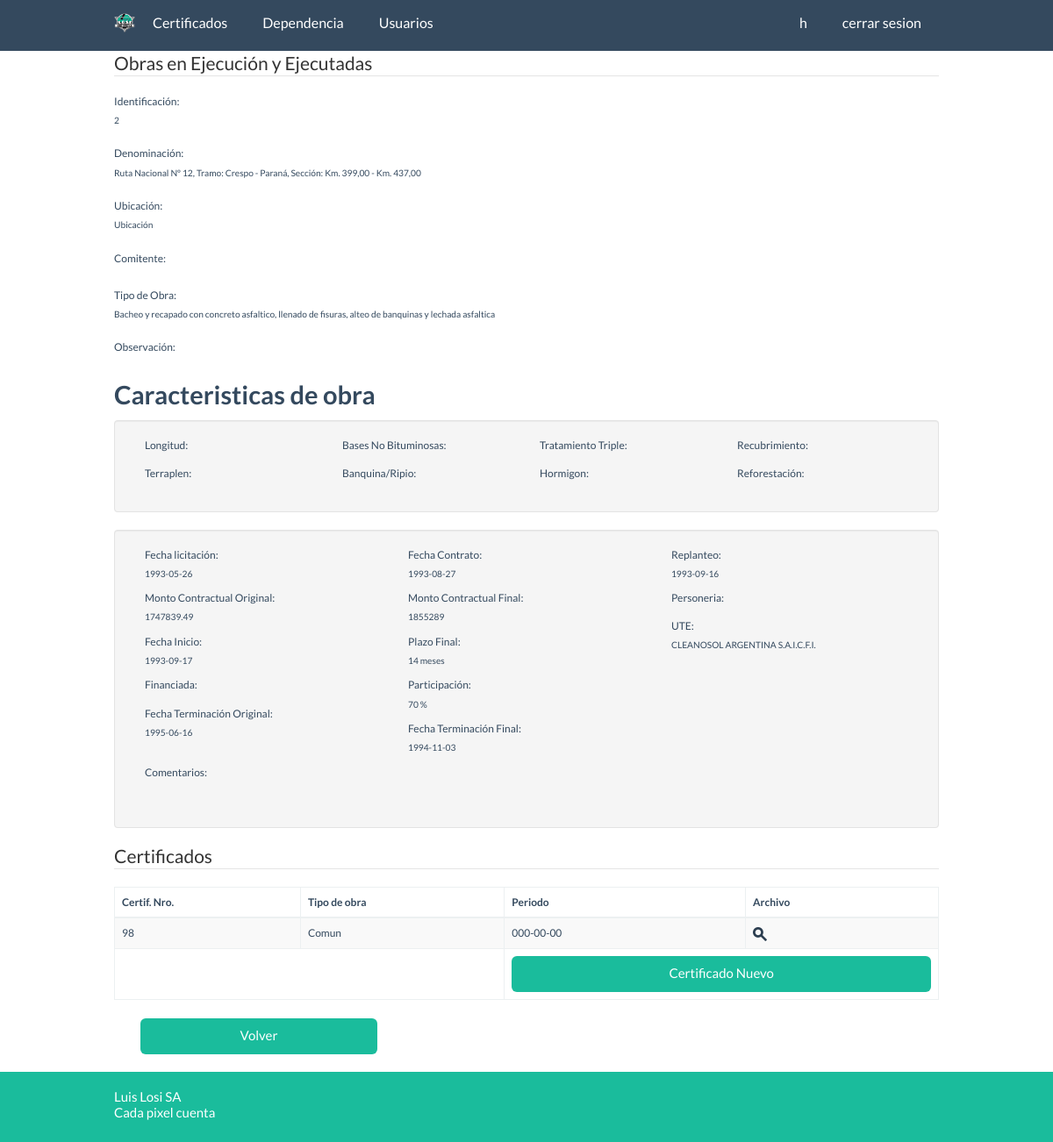
The page /obras/muestra.php?id=2 (signed in) on the database its author committed.
### tables this page shows
CREATE TABLE `obrasejecutadas` (
  `ID` int(11) NOT NULL AUTO_INCREMENT,
  `Seleccion` tinyint(1) NOT NULL DEFAULT '0',
  `denominacion` varchar(255) DEFAULT NULL,
  `enejec` tinyint(1) NOT NULL DEFAULT '0',
  `idcomitente` smallint(5) unsigned DEFAULT NULL,
  `tipoDeObra` varchar(255) DEFAULT NULL,
  `montoContractualOriginal` double DEFAULT NULL,
  `montoContractualFinal` double DEFAULT NULL,
  `fechaTerminacionOriginal` timestamp NOT NULL DEFAULT '0000-00-00 00:00:00',
  `FechaTerminacionFinal` timestamp NOT NULL DEFAULT '0000-00-00 00:00:00',
  `PlazoOriginal` varchar(15) DEFAULT NULL,
  `PlazoFinal` varchar(15) DEFAULT NULL,
  `idPersoneria` smallint(5) unsigned DEFAULT NULL,
  `participacion` float DEFAULT NULL,
  `ute` varchar(50) DEFAULT NULL,
  `observacion` varchar(255) DEFAULT NULL,
  `longitud` double unsigned DEFAULT NULL,
  `longitudMedida` smallint(5) unsigned DEFAULT NULL,
  `terraplenes` double unsigned DEFAULT NULL,
  `terraplenesMedida` smallint(5) unsigned DEFAULT NULL,
  `recubrimiento` double unsigned DEFAULT NULL,
  `recubrimientoMedida` smallint(5) unsigned DEFAULT NULL,
  `baseNoButuminosa` double unsigned DEFAULT NULL,
  `baseMedida` smallint(5) unsigned DEFAULT NULL,
  `banquinaRipio` double unsigned DEFAULT NULL,
  `banquinaRipioMedida` smallint(5) unsigned DEFAULT NULL,
  `tratamientoTriple` double unsigned DEFAULT NULL,
  `tratamientoTripleMedida` smallint(5) unsigned DEFAULT NULL,
  `Hormigones` double unsigned DEFAULT NULL,
  `HormigonesMedida` smallint(5) unsigned DEFAULT NULL,
  `reforestacion` double unsigned DEFAULT NULL,
  `reforestacionMedida` smallint(5) unsigned DEFAULT NULL,
  `certEjecucion` tinyint(1) NOT NULL DEFAULT '0',
  `rp` tinyint(1) NOT NULL DEFAULT '0',
  `rd` tinyint(1) NOT NULL DEFAULT '0',
  `ok` tinyint(1) NOT NULL DEFAULT '0',
  `fechaInicio` timestamp NOT NULL DEFAULT '0000-00-00 00:00:00',
  `fechaLicitacion` timestamp NOT NULL DEFAULT '0000-00-00 00:00:00',
  `fechaContrato` timestamp NOT NULL DEFAULT '0000-00-00 00:00:00',
  `fechaReplanteo` timestamp NOT NULL DEFAULT '0000-00-00 00:00:00',
  `financiada` varchar(50) DEFAULT NULL,
  `comentario` varchar(255) DEFAULT NULL,
  `fechaRP` timestamp NOT NULL DEFAULT '0000-00-00 00:00:00',
  `fechaRD` timestamp NOT NULL DEFAULT '0000-00-00 00:00:00',
  `kml` varchar(45) DEFAULT NULL,
  `expPrincipal` varchar(15) DEFAULT NULL,
  PRIMARY KEY (`ID`),
  KEY `FK_obrasejecutadas_Comitente` (`idcomitente`),
  KEY `FK_obrasejecutadas_2` (`idPersoneria`),
  KEY `FK_obrasejecutadas_3` (`longitudMedida`),
  KEY `FK_obrasejecutadas_4` (`banquinaRipioMedida`),
  KEY `FK_obrasejecutadas_5` (`HormigonesMedida`),
  KEY `FK_obrasejecutadas_6` (`tratamientoTripleMedida`),
  KEY `FK_obrasejecutadas_7` (`terraplenesMedida`),
  KEY `FK_obrasejecutadas_8` (`recubrimientoMedida`),
  KEY `FK_obrasejecutadas_9` (`baseMedida`),
  KEY `FK_obrasejecutadas_10` (`reforestacionMedida`),
  CONSTRAINT `FK_obrasejecutadas_10` FOREIGN KEY (`reforestacionMedida`) REFERENCES `medida` (`idMedida`),
  CONSTRAINT `FK_obrasejecutadas_2` FOREIGN KEY (`idPersoneria`) REFERENCES `personeria` (`id`),
  CONSTRAINT `FK_obrasejecutadas_3` FOREIGN KEY (`longitudMedida`) REFERENCES `medida` (`idMedida`),
  CONSTRAINT `FK_obrasejecutadas_4` FOREIGN KEY (`banquinaRipioMedida`) REFERENCES `medida` (`idMedida`),
  CONSTRAINT `FK_obrasejecutadas_5` FOREIGN KEY (`HormigonesMedida`) REFERENCES `medida` (`idMedida`),
  CONSTRAINT `FK_obrasejecutadas_6` FOREIGN KEY (`tratamientoTripleMedida`) REFERENCES `medida` (`idMedida`),
  CONSTRAINT `FK_obrasejecutadas_7` FOREIGN KEY (`terraplenesMedida`) REFERENCES `medida` (`idMedida`),
  CONSTRAINT `FK_obrasejecutadas_8` FOREIGN KEY (`recubrimientoMedida`) REFERENCES `medida` (`idMedida`),
  CONSTRAINT `FK_obrasejecutadas_9` FOREIGN KEY (`baseMedida`) REFERENCES `medida` (`idMedida`),
  CONSTRAINT `FK_obrasejecutadas_Comitente` FOREIGN KEY (`idcomitente`) REFERENCES `comitente` (`id`)
);

CREATE TABLE `certificacion` (
  `id` int(10) unsigned NOT NULL AUTO_INCREMENT,
  `idObra` int(10) DEFAULT NULL,
  `certNro` varchar(12) DEFAULT NULL,
  `idTipo` int(10) unsigned DEFAULT NULL,
  `mes` varchar(15) DEFAULT NULL,
  `periodo` timestamp NULL DEFAULT NULL,
  `importeBasico` double DEFAULT NULL,
  `importeRedeterminado` double DEFAULT NULL,
  `fondoReparo` double DEFAULT NULL,
  `anticipoFinanciero` double DEFAULT NULL,
  `otrosDescuentos` double DEFAULT NULL,
  `aCobrar` double DEFAULT NULL,
  `comentario` varchar(50) DEFAULT NULL,
  `fecha` timestamp NULL DEFAULT NULL,
  `participacion` int(10) DEFAULT NULL,
  `imagen` varchar(250) DEFAULT NULL,
  `fechaFirma` timestamp NULL DEFAULT NULL,
  PRIMARY KEY (`id`),
  KEY `idObra` (`idObra`),
  KEY `FK_certificacion_2` (`idTipo`),
  CONSTRAINT `FK_certificacion_2` FOREIGN KEY (`idTipo`) REFERENCES `tipocert` (`id`),
  CONSTRAINT `FK_certificacion_ObraEjecutada` FOREIGN KEY (`idObra`) REFERENCES `obrasejecutadas` (`ID`)
);

CREATE TABLE `tipocert` (
  `id` int(10) unsigned NOT NULL AUTO_INCREMENT,
  `descripcion` varchar(45) NOT NULL DEFAULT '',
  PRIMARY KEY (`id`)
);

### obras/muestra.php (the view, shortened to what the rows shown need)
<?php
require_once '../clases/ActiveRecord/ActiveRecordAbstractFactory.php';
$oMysql = ActiveRecordAbstractFactory::getActiveRecordFactory(ActiveRecordAbstractFactory::MYSQL);
$oMysql->conectar();
?>
<!DOCTYPE html>
<html>
    <head>
        <?php include_once "../includes/php/estilos.php";?>
    </head>
    <body>
        <?php
        include_once '../clases/ActiveRecord/MysqlObrasEjecutadasActiveRecord.php';
        $oObras = new MysqlObrasEjecutadasActiveRecord();
        $oObraVO = new ObrasEjecutadasValueObject();
        $oObraVO->setID($_GET["id"]);
        $oObraVO = $oObras->buscar($oObraVO);
        ?>
        <div class="container">
                <div class="form-group">
                    <label class="control-label"> Denominaci&oacute;n: &nbsp;&nbsp;</label>
                    <p class="short small"> <?php echo utf8_encode($oObraVO->getDenominacion()); ?> </p>
                </div>
                <div class="form-group">
                    <label class="control-label"> Tipo de Obra: &nbsp;&nbsp;</label>
                    <p class="short small"> <?php echo utf8_encode($oObraVO->getTipoDeObra()); ?> </p>
                </div>
                <fieldset class="well">
                    <div class="col-lg-4">
                        <div>
                            <label>Fecha licitaci&oacute;n: &nbsp;&nbsp;</label>
                            <p class="short small"> <?php echo substr(utf8_encode($oObraVO->getFechaLicitacion()), 0, 11); ?> </p>
                        </div>
                        <div>
                            <label>Monto Contractual Original: &nbsp;&nbsp;</label>
                            <p class="short small"> <?php echo utf8_encode($oObraVO->getMontoContractualOriginal()); ?> </p>
                        </div>
                        <div>
                            <label>Fecha Inicio: &nbsp;&nbsp;</label>
                            <p class="short small"> <?php echo substr(utf8_encode($oObraVO->getFechaInicio()), 0, 11); ?> </p>
                        </div>
                        <div>
                            <label>Fecha Terminaci&oacute;n Original: &nbsp;&nbsp;</label>
                            <p class="short small"> <?php echo substr(utf8_encode($oObraVO->getFechaTerminacionOriginal()), 0, 11); ?> </p>
                        </div>
                    </div>
                    <div class="col-lg-4">
                        <div>
                            <label>Fecha Contrato: &nbsp;&nbsp;</label>
                            <p class="short small"> <?php echo substr(utf8_encode($oObraVO->getFechaContrato()), 0, 11); ?> </p>
                        </div>
                        <div>
                            <label>Monto Contractual Final: &nbsp;&nbsp;</label>
                            <p class="short small"> <?php echo utf8_encode($oObraVO->getMontoContractualFinal()); ?> </p>
                        </div>
                        <div>
                            <label>Plazo Final: &nbsp;&nbsp;</label>
                            <p class="short small"> <?php echo substr(utf8_encode($oObraVO->getPlazoFinal()), 0, 11); ?> </p>
                        </div>
                        <div>
                            <label>Participaci&oacute;n: &nbsp;&nbsp;</label>
                            <p class="short small"> <?php echo utf8_encode($oObraVO->getParticipacion()); ?> %</p>
                        </div>
                        <div>
                            <label>Fecha Terminaci&oacute;n Final: &nbsp;&nbsp;</label>
                            <p class="short small"> <?php echo substr(utf8_encode($oObraVO->getFechaTerminacionFinal()), 0, 11); ?> </p>
                        </div>
                    </div>
                    <div class="col-lg-4">
                        <div>
                            <label>Replanteo: &nbsp;&nbsp;</label>
                            <p class="short small"> <?php echo substr(utf8_encode($oObraVO->getFechaReplanteo()), 0, 11); ?> </p>
                        </div>
                        <div>
                            <label>UTE: &nbsp;&nbsp;</label>
                            <p class="short small"> <?php echo utf8_encode($oObraVO->getUte()); ?> </p>
                        </div>
                    </div>
                </fieldset>
                <?php
                include_once '../clases/ActiveRecord/MysqlCertificacionActiveRecord.php';
                include_once '../clases/ValueObject/CertificacionValueObject.php';
                $oCertificado = new MysqlCertificacionActiveRecord();
                $oValueObject = new CertificacionValueObject();
                $oValueObject->setIdObra($oObraVO->getID());
                if($oCertificado->existeObra($oValueObject)){
                    $aValueObject = $oCertificado->buscarObra($oValueObject);
                    ?>
                    <fieldset>
                        <table class="table table-striped table-bordered table-hover">
                            <thead>
                                <tr>
                                    <th>Certif. Nro.</th>
                                    <th>Tipo de obra</th>
                                    <th>Periodo</th>
                                    <th>Archivo</th>
                                </tr>
                            </thead>
                            <tbody>
                                <?php
                                include_once '../clases/ValueObject/TipocertValueObject.php';
                                $oMyTipo = $oMysql->getTipocertActiveRecord();
                                $oTipo = new TipocertValueObject();
                                foreach ($aValueObject as $valor) {
                                    $oTipo->setId($valor->getIdTipo());
                                    $oTipo = $oMyTipo->buscar($oTipo);
                                    ?>
                                    <tr>
                                        <td><?php echo $valor->getCertNro();?></td>
                                        <td><?php echo $oTipo->getDescripcion();?></td>
                                        <td><?php echo substr($valor->getPeriodo(), 1, 10);?></td>
                                        <td><a href="../certificados/muestra.php?id=<?php echo $valor->getCertNro() . '&idobra='. $oObraVO->getID(); ?>"><img src="../images/todo/search.png" /></a></td>
                                    </tr>
                                    <?php
                                };
                                ?>
                            </tbody>
                         </table>
                    </fieldset>
                    <?php
                }
                ?>
        </div>
    </body>
</html>

### rows shown on the page
obrasejecutadas: denominacion "Ruta Nacional Nº 12, Tramo: Crespo - Paraná, Sección: Km. 399,00 - Km. 437,00", tipoDeObra "Bacheo y recapado con concreto asfaltico, llenado de fisuras, alteo de banquinas y lechada asfaltica", fechaLicitacion "1993-05-26", montoContractualOriginal "1747839.49", fechaInicio "1993-09-17", fechaTerminacionOriginal "1995-06-16", fechaContrato "1993-08-27", montoContractualFinal "1855289", PlazoFinal "14 meses", participacion "70", FechaTerminacionFinal "1994-11-03", fechaReplanteo "1993-09-16", ute "CLEANOSOL ARGENTINA S.A.I.C.F.I."
certificacion: certNro "98", idTipo.descripcion "Comun", periodo "000-00-00"

### other values the page prints
$_SESSION['nombre'] "h"
$_GET["id"] "2"
utf8_encode("Ubicaci&oacute;n") "Ubicación"
